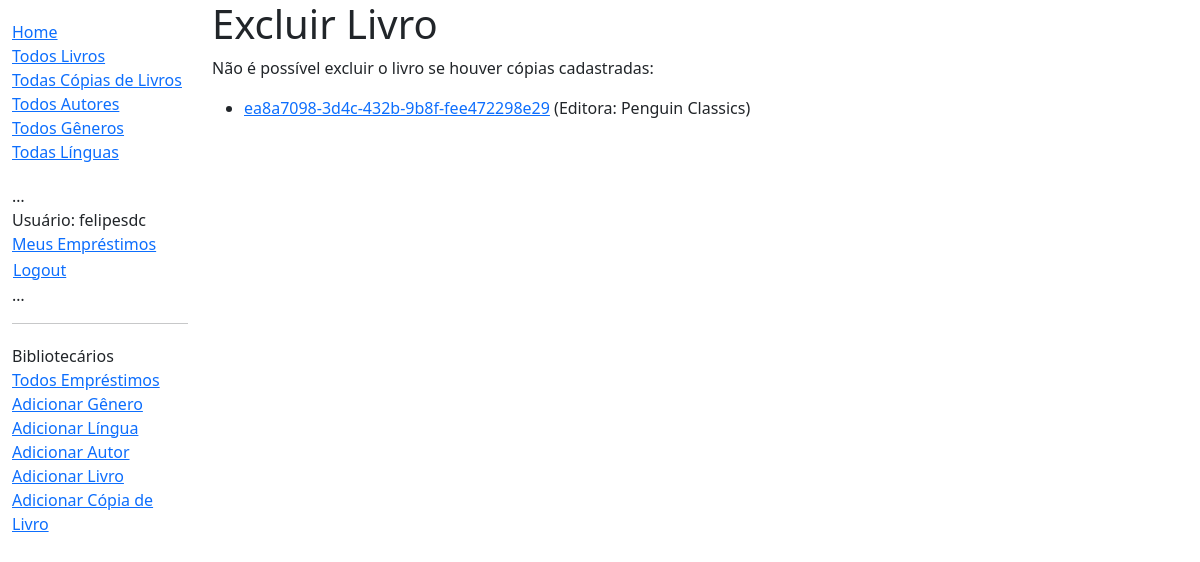
The page /acervo/livro/1/excluir/ (signed in) on the database its author committed.
### acervo/models.py (models this page shows, shortened)
class LivroCopia(models.Model):
    id = models.UUIDField(primary_key=True, default=uuid.uuid4,
                          help_text="ID único para uma cópia do livro disponível na biblioteca")
    livro = models.ForeignKey('Livro', on_delete=models.RESTRICT, null=True)
    editora = models.CharField(max_length=200)
    data_devolucao = models.DateField(null=True, blank=True)
    tomador = models.ForeignKey(
        settings.AUTH_USER_MODEL, on_delete=models.SET_NULL, null=True, blank=True)
    ESTADOS_EMPRESTIMO = (
        ('m', 'Manutenção'),
        ('e', 'Emprestado'),
        ('d', 'Disponível'),
        ('r', 'Reservado'),
    )
    estado = models.CharField(
        max_length=1,
        choices=ESTADOS_EMPRESTIMO,
        blank=True,
        default='m',
        help_text='Disponibilidade do Livro')
    class Meta:
        ordering = ['data_devolucao']
        permissions = (("marca_devolucao", "Marca o livro como devolvido"),)
    def get_absolute_url(self):
        return reverse('detalhe-copia', args=[str(self.id)])

### acervo/views.py (the view, shortened to what this page needs)
# urls.py: path('livro/<int:pk>/excluir/', views.ExcluirLivro.as_view(), name='excluir-livro'),
class ExcluirLivro(PermissionRequiredMixin, DeleteView):
    model = Livro
    success_url = reverse_lazy('livros')
    permission_required = 'acervo.delete_livro'

### acervo/templates/acervo/livro_confirm_delete.html
{% extends "base_generic.html" %}
{% block content %}
<h1>Excluir Livro</h1>
{% if livro.livrocopia_set.all %}
<p>Não é possível excluir o livro se houver cópias cadastradas:</p>
<ul>
{% for copia in livro.livrocopia_set.all %}
  <li><a href="{{ copia.get_absolute_url }}">{{copia.id}}</a> (Editora: {{copia.editora}})</li>
{% endfor %}
</ul>
{% else %}
<p>Tem certeza que deseja excluir o livro: {{ livro }}?</p>
<form action="" method="POST">
  {% csrf_token %}
  <input type="submit" action="" value="Sim, excluir.">
</form>
{% endif %}
{% endblock %}

### acervo/templates/base_generic.html (shortened to what this page needs)
<!DOCTYPE html>
<html lang="en">
  <head>
    <link href="https://cdn.jsdelivr.net/npm/bootstrap@5.3.3/dist/css/bootstrap.min.css"
      rel="stylesheet"
>
    {% load static %}
    <link rel="stylesheet" href="{% static 'css/styles.css' %}" />
  </head>
  <body>
    <div class="container-fluid">
      <div class="row">
        <div class="col-sm-2">
          {% block sidebar %}
            <ul class="sidebar-nav">
              <li><a href="{% url 'index' %}">Home</a></li>
              <li><a href="{% url 'livros' %}">Todos Livros</a></li>
              <li><a href="{% url 'copias' %}">Todas Cópias de Livros</a></li>
              <li><a href="{% url 'autores' %}">Todos Autores</a></li>
              <li><a href="{% url 'generos' %}">Todos Gêneros</a></li>
              <li><a href="{% url 'linguas' %}">Todas Línguas</a></li>
            </ul>
            <ul class="sidebar-nav">
            …
           {% if user.is_authenticated %}
             <li>Usuário: {{ user.get_username }}</li>
              <li><a href="{% url 'meus-emprestimos' %}">Meus Empréstimos</a></li>
             <li>
               <form id="logout-form" method="post" action="{% url 'admin:logout' %}">
                 <button type="submit" class="btn btn-link">Logout</button>
               </form>
             </li>
           {% else %}
             <li><a href="{% url 'login' %}?next={{ request.path }}">Login</a></li>
           {% endif %}
            …
          </ul>
          {% if user.is_staff %}
         <hr>
         <ul class="sidebar-nav">
         <li>Bibliotecários</li>
         <li><a href="{% url 'todos-emprestimos' %}">Todos Empréstimos</a></li>
         {% if perms.acervo.add_genero %}
           <li><a href="{% url 'adicionar-genero' %}">Adicionar Gênero</a></li>
         {% endif %}
         {% if perms.acervo.add_lingua %}
           <li><a href="{% url 'adicionar-lingua' %}">Adicionar Língua</a></li>
         {% endif %}
         {% if perms.acervo.add_autor %}
           <li><a href="{% url 'adicionar-autor' %}">Adicionar Autor</a></li>
         {% endif %}
         {% if perms.acervo.add_livro %}
           <li><a href="{% url 'adicionar-livro' %}">Adicionar Livro</a></li>
         {% endif %}
         {% if perms.acervo.add_livrocopia %}
           <li><a href="{% url 'adicionar-copia' %}">Adicionar Cópia de Livro</a></li>
         {% endif %}
         </ul>
         {% endif %}
          {% endblock %}
        </div>
        <div class="col-sm-10 ">{% block content %}{% endblock %}</div>
      </div>
    </div>
  </body>
</html>

### acervo/static/css/styles.css (style rules this page uses)
.sidebar-nav { margin-top: 20px; padding: 0; list-style: none; }
#logout-form { display: inline; }
#logout-form button { padding: 0; margin: 0; }

### rows shown on the page
LivroCopia: id "ea8a7098-3d4c-432b-9b8f-fee472298e29", editora "Penguin Classics"

### other values the page prints
{{ user.get_username }} "felipesdc"
